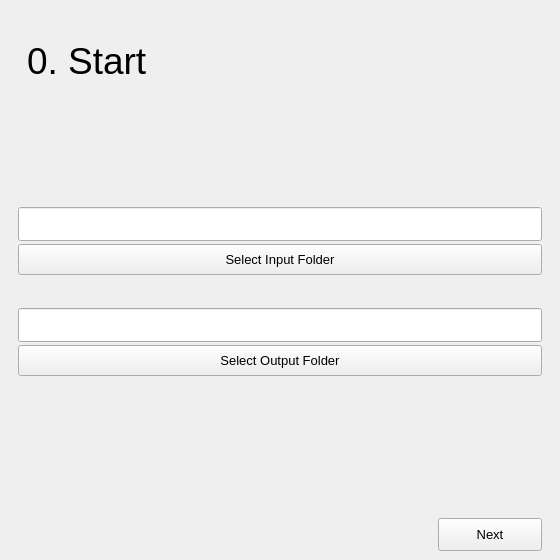
<?xml version="1.0" encoding="UTF-8"?>
<ui version="4.0">
 <class>MainWindow</class>
 <widget class="QMainWindow" name="MainWindow">
  <property name="geometry">
   <rect>
    <x>0</x>
    <y>0</y>
    <width>560</width>
    <height>560</height>
   </rect>
  </property>
  <property name="windowTitle">
   <string>MainWindow</string>
  </property>
  <widget class="QWidget" name="centralwidget">
   <layout class="QVBoxLayout" name="verticalLayout_3">
    <property name="bottomMargin">
     <number>0</number>
    </property>
    <item>
     <widget class="QStackedWidget" name="stackedWidget">
      <property name="minimumSize">
       <size>
        <width>446</width>
        <height>401</height>
       </size>
      </property>
      <property name="maximumSize">
       <size>
        <width>16777215</width>
        <height>16777215</height>
       </size>
      </property>
      <property name="font">
       <font>
        <bold>false</bold>
       </font>
      </property>
      <property name="currentIndex">
       <number>0</number>
      </property>
      <widget class="QWidget" name="Start_0">
       <layout class="QVBoxLayout" name="verticalLayout_2">
        <property name="leftMargin">
         <number>0</number>
        </property>
        <property name="topMargin">
         <number>0</number>
        </property>
        <property name="rightMargin">
         <number>0</number>
        </property>
        <property name="bottomMargin">
         <number>0</number>
        </property>
        <item>
         <widget class="QScrollArea" name="scrollArea_0">
          <property name="minimumSize">
           <size>
            <width>10</width>
            <height>384</height>
           </size>
          </property>
          <property name="frameShape">
           <enum>QFrame::Shape::NoFrame</enum>
          </property>
          <property name="widgetResizable">
           <bool>true</bool>
          </property>
          <widget class="QWidget" name="scrollAreaWidgetContents_0">
           <property name="geometry">
            <rect>
             <x>0</x>
             <y>0</y>
             <width>542</width>
             <height>551</height>
            </rect>
           </property>
           <layout class="QVBoxLayout" name="verticalLayout_5">
            <item>
             <widget class="QFrame" name="frame_top_0">
              <property name="sizePolicy">
               <sizepolicy hsizetype="Expanding" vsizetype="Expanding">
                <horstretch>0</horstretch>
                <verstretch>0</verstretch>
               </sizepolicy>
              </property>
              <property name="frameShape">
               <enum>QFrame::Shape::NoFrame</enum>
              </property>
              <property name="frameShadow">
               <enum>QFrame::Shadow::Raised</enum>
              </property>
              <layout class="QHBoxLayout" name="horizontalLayout_6">
               <property name="leftMargin">
                <number>9</number>
               </property>
               <property name="topMargin">
                <number>18</number>
               </property>
               <property name="rightMargin">
                <number>0</number>
               </property>
               <property name="bottomMargin">
                <number>0</number>
               </property>
               <item>
                <widget class="QFrame" name="frame_top_0a">
                 <property name="sizePolicy">
                  <sizepolicy hsizetype="Expanding" vsizetype="Expanding">
                   <horstretch>0</horstretch>
                   <verstretch>0</verstretch>
                  </sizepolicy>
                 </property>
                 <property name="frameShape">
                  <enum>QFrame::Shape::NoFrame</enum>
                 </property>
                 <property name="frameShadow">
                  <enum>QFrame::Shadow::Raised</enum>
                 </property>
                 <layout class="QHBoxLayout" name="horizontalLayout_7">
                  <property name="leftMargin">
                   <number>0</number>
                  </property>
                  <property name="topMargin">
                   <number>0</number>
                  </property>
                  <property name="rightMargin">
                   <number>0</number>
                  </property>
                  <property name="bottomMargin">
                   <number>0</number>
                  </property>
                  <item>
                   <widget class="QLabel" name="title_0">
                    <property name="minimumSize">
                     <size>
                      <width>120</width>
                      <height>50</height>
                     </size>
                    </property>
                    <property name="font">
                     <font>
                      <family>Segoe UI</family>
                      <pointsize>28</pointsize>
                      <bold>false</bold>
                     </font>
                    </property>
                    <property name="toolTip">
                     <string>&lt;html&gt;&lt;head/&gt;&lt;body&gt;&lt;p&gt;Port models from FE10 to FE9. This app can copy, rename, and edit hex data from Radiant Dawn ymu files for use in Path of Radiance&lt;/p&gt;&lt;/body&gt;&lt;/html&gt;</string>
                    </property>
                    <property name="text">
                     <string>0. Start</string>
                    </property>
                    <property name="alignment">
                     <set>Qt::AlignmentFlag::AlignLeading|Qt::AlignmentFlag::AlignLeft|Qt::AlignmentFlag::AlignVCenter</set>
                    </property>
                    <property name="wordWrap">
                     <bool>true</bool>
                    </property>
                   </widget>
                  </item>
                  <item>
                   <widget class="QFrame" name="frame_top_spacer_0">
                    <property name="sizePolicy">
                     <sizepolicy hsizetype="Expanding" vsizetype="Expanding">
                      <horstretch>4</horstretch>
                      <verstretch>0</verstretch>
                     </sizepolicy>
                    </property>
                    <property name="minimumSize">
                     <size>
                      <width>200</width>
                      <height>0</height>
                     </size>
                    </property>
                    <property name="maximumSize">
                     <size>
                      <width>111</width>
                      <height>71</height>
                     </size>
                    </property>
                    <property name="frameShape">
                     <enum>QFrame::Shape::NoFrame</enum>
                    </property>
                    <property name="frameShadow">
                     <enum>QFrame::Shadow::Raised</enum>
                    </property>
                   </widget>
                  </item>
                 </layout>
                </widget>
               </item>
              </layout>
             </widget>
            </item>
            <item>
             <widget class="QWidget" name="widget_upper_spacer_0" native="true">
              <property name="sizePolicy">
               <sizepolicy hsizetype="Preferred" vsizetype="Preferred">
                <horstretch>0</horstretch>
                <verstretch>0</verstretch>
               </sizepolicy>
              </property>
              <property name="minimumSize">
               <size>
                <width>0</width>
                <height>100</height>
               </size>
              </property>
             </widget>
            </item>
            <item>
             <widget class="QFrame" name="frame_middle_0">
              <property name="sizePolicy">
               <sizepolicy hsizetype="Expanding" vsizetype="Preferred">
                <horstretch>0</horstretch>
                <verstretch>3</verstretch>
               </sizepolicy>
              </property>
              <property name="frameShape">
               <enum>QFrame::Shape::NoFrame</enum>
              </property>
              <property name="frameShadow">
               <enum>QFrame::Shadow::Raised</enum>
              </property>
              <layout class="QVBoxLayout" name="verticalLayout">
               <property name="spacing">
                <number>24</number>
               </property>
               <property name="leftMargin">
                <number>0</number>
               </property>
               <property name="topMargin">
                <number>0</number>
               </property>
               <property name="rightMargin">
                <number>0</number>
               </property>
               <property name="bottomMargin">
                <number>0</number>
               </property>
               <item>
                <widget class="QFrame" name="frame_input_0">
                 <property name="sizePolicy">
                  <sizepolicy hsizetype="Expanding" vsizetype="Expanding">
                   <horstretch>0</horstretch>
                   <verstretch>2</verstretch>
                  </sizepolicy>
                 </property>
                 <property name="layoutDirection">
                  <enum>Qt::LayoutDirection::LeftToRight</enum>
                 </property>
                 <property name="frameShape">
                  <enum>QFrame::Shape::NoFrame</enum>
                 </property>
                 <property name="frameShadow">
                  <enum>QFrame::Shadow::Raised</enum>
                 </property>
                 <layout class="QHBoxLayout" name="horizontalLayout_8">
                  <property name="spacing">
                   <number>3</number>
                  </property>
                  <property name="leftMargin">
                   <number>0</number>
                  </property>
                  <property name="topMargin">
                   <number>9</number>
                  </property>
                  <property name="rightMargin">
                   <number>0</number>
                  </property>
                  <property name="bottomMargin">
                   <number>9</number>
                  </property>
                  <item>
                   <widget class="QFrame" name="frame_input_0a">
                    <property name="sizePolicy">
                     <sizepolicy hsizetype="Expanding" vsizetype="Expanding">
                      <horstretch>1</horstretch>
                      <verstretch>2</verstretch>
                     </sizepolicy>
                    </property>
                    <property name="frameShape">
                     <enum>QFrame::Shape::NoFrame</enum>
                    </property>
                    <property name="frameShadow">
                     <enum>QFrame::Shadow::Raised</enum>
                    </property>
                    <layout class="QVBoxLayout" name="verticalLayout_10">
                     <property name="spacing">
                      <number>3</number>
                     </property>
                     <property name="leftMargin">
                      <number>0</number>
                     </property>
                     <property name="topMargin">
                      <number>0</number>
                     </property>
                     <property name="rightMargin">
                      <number>0</number>
                     </property>
                     <property name="bottomMargin">
                      <number>0</number>
                     </property>
                     <item>
                      <widget class="QLineEdit" name="lineEdit_input_0">
                       <property name="sizePolicy">
                        <sizepolicy hsizetype="Expanding" vsizetype="Expanding">
                         <horstretch>0</horstretch>
                         <verstretch>0</verstretch>
                        </sizepolicy>
                       </property>
                       <property name="minimumSize">
                        <size>
                         <width>391</width>
                         <height>34</height>
                        </size>
                       </property>
                       <property name="maximumSize">
                        <size>
                         <width>16777215</width>
                         <height>34</height>
                        </size>
                       </property>
                       <property name="font">
                        <font>
                         <pointsize>10</pointsize>
                         <bold>false</bold>
                        </font>
                       </property>
                       <property name="text">
                        <string/>
                       </property>
                       <property name="clearButtonEnabled">
                        <bool>true</bool>
                       </property>
                      </widget>
                     </item>
                     <item>
                      <widget class="QPushButton" name="button_input_0">
                       <property name="sizePolicy">
                        <sizepolicy hsizetype="Expanding" vsizetype="Expanding">
                         <horstretch>0</horstretch>
                         <verstretch>2</verstretch>
                        </sizepolicy>
                       </property>
                       <property name="minimumSize">
                        <size>
                         <width>0</width>
                         <height>31</height>
                        </size>
                       </property>
                       <property name="font">
                        <font>
                         <pointsize>10</pointsize>
                         <bold>false</bold>
                        </font>
                       </property>
                       <property name="toolTip">
                        <string>&lt;html&gt;&lt;head/&gt;&lt;body&gt;&lt;p&gt;Choose an input model folder from FE10's ymu folder&lt;/p&gt;&lt;/body&gt;&lt;/html&gt;</string>
                       </property>
                       <property name="text">
                        <string>Select Input Folder</string>
                       </property>
                      </widget>
                     </item>
                    </layout>
                   </widget>
                  </item>
                 </layout>
                </widget>
               </item>
               <item>
                <widget class="QFrame" name="frame_output_0">
                 <property name="sizePolicy">
                  <sizepolicy hsizetype="Expanding" vsizetype="Expanding">
                   <horstretch>0</horstretch>
                   <verstretch>2</verstretch>
                  </sizepolicy>
                 </property>
                 <property name="layoutDirection">
                  <enum>Qt::LayoutDirection::LeftToRight</enum>
                 </property>
                 <property name="frameShape">
                  <enum>QFrame::Shape::NoFrame</enum>
                 </property>
                 <property name="frameShadow">
                  <enum>QFrame::Shadow::Raised</enum>
                 </property>
                 <layout class="QHBoxLayout" name="horizontalLayout_9">
                  <property name="spacing">
                   <number>3</number>
                  </property>
                  <property name="leftMargin">
                   <number>0</number>
                  </property>
                  <property name="topMargin">
                   <number>0</number>
                  </property>
                  <property name="rightMargin">
                   <number>0</number>
                  </property>
                  <property name="bottomMargin">
                   <number>0</number>
                  </property>
                  <item>
                   <widget class="QFrame" name="frame_0_output_a">
                    <property name="sizePolicy">
                     <sizepolicy hsizetype="Expanding" vsizetype="Expanding">
                      <horstretch>1</horstretch>
                      <verstretch>2</verstretch>
                     </sizepolicy>
                    </property>
                    <property name="frameShape">
                     <enum>QFrame::Shape::NoFrame</enum>
                    </property>
                    <property name="frameShadow">
                     <enum>QFrame::Shadow::Raised</enum>
                    </property>
                    <layout class="QVBoxLayout" name="verticalLayout_11">
                     <property name="spacing">
                      <number>3</number>
                     </property>
                     <property name="leftMargin">
                      <number>0</number>
                     </property>
                     <property name="topMargin">
                      <number>0</number>
                     </property>
                     <property name="rightMargin">
                      <number>0</number>
                     </property>
                     <property name="bottomMargin">
                      <number>0</number>
                     </property>
                     <item>
                      <widget class="QLineEdit" name="lineEdit_output_0">
                       <property name="sizePolicy">
                        <sizepolicy hsizetype="Expanding" vsizetype="Expanding">
                         <horstretch>0</horstretch>
                         <verstretch>0</verstretch>
                        </sizepolicy>
                       </property>
                       <property name="minimumSize">
                        <size>
                         <width>391</width>
                         <height>34</height>
                        </size>
                       </property>
                       <property name="maximumSize">
                        <size>
                         <width>16777215</width>
                         <height>39</height>
                        </size>
                       </property>
                       <property name="font">
                        <font>
                         <pointsize>10</pointsize>
                         <bold>false</bold>
                        </font>
                       </property>
                       <property name="text">
                        <string/>
                       </property>
                       <property name="clearButtonEnabled">
                        <bool>true</bool>
                       </property>
                      </widget>
                     </item>
                     <item>
                      <widget class="QPushButton" name="button_output_0">
                       <property name="sizePolicy">
                        <sizepolicy hsizetype="Expanding" vsizetype="Expanding">
                         <horstretch>0</horstretch>
                         <verstretch>2</verstretch>
                        </sizepolicy>
                       </property>
                       <property name="minimumSize">
                        <size>
                         <width>0</width>
                         <height>31</height>
                        </size>
                       </property>
                       <property name="font">
                        <font>
                         <pointsize>10</pointsize>
                         <bold>false</bold>
                        </font>
                       </property>
                       <property name="toolTip">
                        <string>&lt;html&gt;&lt;head/&gt;&lt;body&gt;&lt;p&gt;Select an output folder. This should function as a new FE9 ymu model folder&lt;/p&gt;&lt;/body&gt;&lt;/html&gt;</string>
                       </property>
                       <property name="text">
                        <string>Select Output Folder</string>
                       </property>
                      </widget>
                     </item>
                    </layout>
                   </widget>
                  </item>
                 </layout>
                </widget>
               </item>
              </layout>
             </widget>
            </item>
            <item>
             <widget class="QWidget" name="widget_lower_spacer_0" native="true">
              <property name="sizePolicy">
               <sizepolicy hsizetype="Preferred" vsizetype="Preferred">
                <horstretch>1</horstretch>
                <verstretch>4</verstretch>
               </sizepolicy>
              </property>
              <property name="minimumSize">
               <size>
                <width>0</width>
                <height>100</height>
               </size>
              </property>
             </widget>
            </item>
            <item>
             <widget class="QFrame" name="frame_bottom_0">
              <property name="sizePolicy">
               <sizepolicy hsizetype="Expanding" vsizetype="Expanding">
                <horstretch>0</horstretch>
                <verstretch>1</verstretch>
               </sizepolicy>
              </property>
              <property name="maximumSize">
               <size>
                <width>16777215</width>
                <height>16777215</height>
               </size>
              </property>
              <property name="frameShape">
               <enum>QFrame::Shape::NoFrame</enum>
              </property>
              <property name="frameShadow">
               <enum>QFrame::Shadow::Raised</enum>
              </property>
              <layout class="QHBoxLayout" name="horizontalLayout_10">
               <property name="leftMargin">
                <number>0</number>
               </property>
               <property name="topMargin">
                <number>0</number>
               </property>
               <property name="rightMargin">
                <number>0</number>
               </property>
               <property name="bottomMargin">
                <number>0</number>
               </property>
               <item>
                <widget class="QWidget" name="frame_0_bottom_spacer_n" native="true">
                 <property name="sizePolicy">
                  <sizepolicy hsizetype="Preferred" vsizetype="Preferred">
                   <horstretch>4</horstretch>
                   <verstretch>0</verstretch>
                  </sizepolicy>
                 </property>
                 <property name="maximumSize">
                  <size>
                   <width>16777215</width>
                   <height>50</height>
                  </size>
                 </property>
                </widget>
               </item>
               <item>
                <widget class="QPushButton" name="button_next_0">
                 <property name="sizePolicy">
                  <sizepolicy hsizetype="Preferred" vsizetype="Preferred">
                   <horstretch>1</horstretch>
                   <verstretch>0</verstretch>
                  </sizepolicy>
                 </property>
                 <property name="minimumSize">
                  <size>
                   <width>79</width>
                   <height>24</height>
                  </size>
                 </property>
                 <property name="maximumSize">
                  <size>
                   <width>200</width>
                   <height>16777215</height>
                  </size>
                 </property>
                 <property name="font">
                  <font>
                   <pointsize>10</pointsize>
                   <bold>false</bold>
                  </font>
                 </property>
                 <property name="text">
                  <string>Next</string>
                 </property>
                </widget>
               </item>
              </layout>
             </widget>
            </item>
           </layout>
          </widget>
         </widget>
        </item>
       </layout>
      </widget>
      <widget class="QWidget" name="Port_1">
       <layout class="QVBoxLayout" name="verticalLayout_19">
        <property name="leftMargin">
         <number>0</number>
        </property>
        <property name="topMargin">
         <number>0</number>
        </property>
        <property name="rightMargin">
         <number>0</number>
        </property>
        <property name="bottomMargin">
         <number>0</number>
        </property>
        <item>
         <widget class="QScrollArea" name="scrollArea_1">
          <property name="minimumSize">
           <size>
            <width>10</width>
            <height>384</height>
           </size>
          </property>
          <property name="frameShape">
           <enum>QFrame::Shape::NoFrame</enum>
          </property>
          <property name="widgetResizable">
           <bool>true</bool>
          </property>
          <widget class="QWidget" name="scrollAreaWidgetContents_1">
           <property name="geometry">
            <rect>
             <x>0</x>
             <y>0</y>
             <width>542</width>
             <height>551</height>
            </rect>
           </property>
           <layout class="QVBoxLayout" name="verticalLayout_4">
            <property name="bottomMargin">
             <number>9</number>
            </property>
            <item>
             <widget class="QFrame" name="frame_top_1">
              <property name="sizePolicy">
               <sizepolicy hsizetype="Expanding" vsizetype="Expanding">
                <horstretch>0</horstretch>
                <verstretch>0</verstretch>
               </sizepolicy>
              </property>
              <property name="maximumSize">
               <size>
                <width>16777215</width>
                <height>80</height>
               </size>
              </property>
              <property name="frameShape">
               <enum>QFrame::Shape::NoFrame</enum>
              </property>
              <property name="frameShadow">
               <enum>QFrame::Shadow::Raised</enum>
              </property>
              <layout class="QHBoxLayout" name="horizontalLayout_15">
               <property name="leftMargin">
                <number>0</number>
               </property>
               <property name="topMargin">
                <number>18</number>
               </property>
               <property name="rightMargin">
                <number>0</number>
               </property>
               <property name="bottomMargin">
                <number>9</number>
               </property>
               <item>
                <widget class="QLabel" name="label_src_1">
                 <property name="sizePolicy">
                  <sizepolicy hsizetype="Preferred" vsizetype="Preferred">
                   <horstretch>2</horstretch>
                   <verstretch>0</verstretch>
                  </sizepolicy>
                 </property>
                 <property name="font">
                  <font>
                   <pointsize>28</pointsize>
                   <bold>false</bold>
                  </font>
                 </property>
                 <property name="toolTip">
                  <string>&lt;html&gt;&lt;head/&gt;&lt;body&gt;&lt;p&gt;Use FE10 AnimData to rename animation files from motion_# in FE10 to motion_AZ in FE9&lt;/p&gt;&lt;/body&gt;&lt;/html&gt;</string>
                 </property>
                 <property name="text">
                  <string>Source Folder: </string>
                 </property>
                 <property name="alignment">
                  <set>Qt::AlignmentFlag::AlignLeading|Qt::AlignmentFlag::AlignLeft|Qt::AlignmentFlag::AlignVCenter</set>
                 </property>
                 <property name="wordWrap">
                  <bool>true</bool>
                 </property>
                </widget>
               </item>
              </layout>
             </widget>
            </item>
            <item>
             <widget class="QFrame" name="frame_center_1">
              <property name="sizePolicy">
               <sizepolicy hsizetype="Preferred" vsizetype="Preferred">
                <horstretch>0</horstretch>
                <verstretch>2</verstretch>
               </sizepolicy>
              </property>
              <property name="maximumSize">
               <size>
                <width>16777215</width>
                <height>400</height>
               </size>
              </property>
              <property name="layoutDirection">
               <enum>Qt::LayoutDirection::LeftToRight</enum>
              </property>
              <property name="frameShape">
               <enum>QFrame::Shape::NoFrame</enum>
              </property>
              <property name="frameShadow">
               <enum>QFrame::Shadow::Plain</enum>
              </property>
              <layout class="QGridLayout" name="gridLayout_5">
               <property name="leftMargin">
                <number>0</number>
               </property>
               <property name="topMargin">
                <number>0</number>
               </property>
               <property name="rightMargin">
                <number>0</number>
               </property>
               <property name="bottomMargin">
                <number>9</number>
               </property>
               <item row="0" column="2">
                <widget class="QFrame" name="frame_anim_data_1">
                 <property name="sizePolicy">
                  <sizepolicy hsizetype="Expanding" vsizetype="Expanding">
                   <horstretch>0</horstretch>
                   <verstretch>0</verstretch>
                  </sizepolicy>
                 </property>
                 <property name="minimumSize">
                  <size>
                   <width>50</width>
                   <height>0</height>
                  </size>
                 </property>
                 <property name="frameShape">
                  <enum>QFrame::Shape::NoFrame</enum>
                 </property>
                 <property name="frameShadow">
                  <enum>QFrame::Shadow::Raised</enum>
                 </property>
                 <layout class="QVBoxLayout" name="verticalLayout_17">
                  <property name="spacing">
                   <number>9</number>
                  </property>
                  <property name="sizeConstraint">
                   <enum>QLayout::SizeConstraint::SetNoConstraint</enum>
                  </property>
                  <property name="leftMargin">
                   <number>0</number>
                  </property>
                  <property name="topMargin">
                   <number>5</number>
                  </property>
                  <property name="rightMargin">
                   <number>0</number>
                  </property>
                  <property name="bottomMargin">
                   <number>0</number>
                  </property>
                  <item>
                   <widget class="QLabel" name="label_anim_data_1">
                    <property name="font">
                     <font>
                      <pointsize>10</pointsize>
                      <bold>false</bold>
                     </font>
                    </property>
                    <property name="toolTip">
                     <string>&lt;html&gt;&lt;head/&gt;&lt;body&gt;&lt;p&gt;&lt;br/&gt;&lt;/p&gt;&lt;/body&gt;&lt;/html&gt;</string>
                    </property>
                    <property name="text">
                     <string> Animation Data:</string>
                    </property>
                    <property name="wordWrap">
                     <bool>true</bool>
                    </property>
                   </widget>
                  </item>
                  <item>
                   <widget class="QRadioButton" name="radio_comboBox_1">
                    <property name="toolTip">
                     <string>&lt;html&gt;&lt;head/&gt;&lt;body&gt;&lt;p&gt;Select a ymu folder from the dropdown list to load a vanilla model's AnimData in the textbox. &lt;/p&gt;&lt;/body&gt;&lt;/html&gt;</string>
                    </property>
                    <property name="text">
                     <string> Select model from dropdown</string>
                    </property>
                    <property name="checked">
                     <bool>true</bool>
                    </property>
                   </widget>
                  </item>
                  <item>
                   <widget class="QRadioButton" name="radio_textBox_1">
                    <property name="toolTip">
                     <string>&lt;html&gt;&lt;head/&gt;&lt;body&gt;&lt;p&gt;Input AnimData in the textbox. &lt;/p&gt;&lt;p&gt;This should be 440 or 0x1B8 bytes. You may choose to include or exclude the first 8 bytes&lt;/p&gt;&lt;/body&gt;&lt;/html&gt;</string>
                    </property>
                    <property name="text">
                     <string> Type AnimData in textbox</string>
                    </property>
                   </widget>
                  </item>
                  <item>
                   <widget class="QComboBox" name="comboBox_1">
                    <property name="toolTip">
                     <string/>
                    </property>
                   </widget>
                  </item>
                  <item>
                   <widget class="QTextEdit" name="textEdit_anim_data_1">
                    <property name="toolTip">
                     <string/>
                    </property>
                    <property name="whatsThis">
                     <string>&lt;html&gt;&lt;head/&gt;&lt;body&gt;&lt;p&gt;&lt;br/&gt;&lt;/p&gt;&lt;/body&gt;&lt;/html&gt;</string>
                    </property>
                    <property name="html">
                     <string>&lt;!DOCTYPE HTML PUBLIC &quot;-//W3C//DTD HTML 4.0//EN&quot; &quot;http://www.w3.org/TR/REC-html40/strict.dtd&quot;&gt;
&lt;html&gt;&lt;head&gt;&lt;meta name=&quot;qrichtext&quot; content=&quot;1&quot; /&gt;&lt;meta charset=&quot;utf-8&quot; /&gt;&lt;style type=&quot;text/css&quot;&gt;
p, li { white-space: pre-wrap; }
hr { height: 1px; border-width: 0; }
li.unchecked::marker { content: &quot;\2610&quot;; }
li.checked::marker { content: &quot;\2612&quot;; }
&lt;/style&gt;&lt;/head&gt;&lt;body style=&quot; font-family:'Segoe UI'; font-size:9pt; font-weight:400; font-style:normal;&quot;&gt;
&lt;p style=&quot;-qt-paragraph-type:empty; margin-top:12px; margin-bottom:12px; margin-left:0px; margin-right:0px; -qt-block-indent:0; text-indent:0px;&quot;&gt;&lt;br /&gt;&lt;/p&gt;&lt;/body&gt;&lt;/html&gt;</string>
                    </property>
                    <property name="placeholderText">
                     <string>Input 440 bytes Anim Data</string>
                    </property>
                   </widget>
                  </item>
                  <item>
                   <widget class="QLabel" name="label_anim_data_into_1">
                    <property name="font">
                     <font>
                      <pointsize>9</pointsize>
                      <bold>false</bold>
                     </font>
                    </property>
                    <property name="text">
                     <string>AnimData should be 440 or 0x1B8 bytes. You may choose to exclude the first 8 bytes.</string>
                    </property>
                    <property name="wordWrap">
                     <bool>true</bool>
                    </property>
                   </widget>
                  </item>
                 </layout>
                </widget>
               </item>
               <item row="0" column="3">
                <widget class="QFrame" name="frame_table_1">
                 <property name="sizePolicy">
                  <sizepolicy hsizetype="Minimum" vsizetype="Minimum">
                   <horstretch>0</horstretch>
                   <verstretch>0</verstretch>
                  </sizepolicy>
                 </property>
                 <property name="minimumSize">
                  <size>
                   <width>315</width>
                   <height>0</height>
                  </size>
                 </property>
                 <property name="maximumSize">
                  <size>
                   <width>350</width>
                   <height>16777215</height>
                  </size>
                 </property>
                 <property name="frameShape">
                  <enum>QFrame::Shape::NoFrame</enum>
                 </property>
                 <property name="frameShadow">
                  <enum>QFrame::Shadow::Raised</enum>
                 </property>
                 <layout class="QVBoxLayout" name="verticalLayout_18">
                  <property name="spacing">
                   <number>3</number>
                  </property>
                  <property name="leftMargin">
                   <number>0</number>
                  </property>
                  <property name="topMargin">
                   <number>0</number>
                  </property>
                  <property name="rightMargin">
                   <number>0</number>
                  </property>
                  <property name="bottomMargin">
                   <number>0</number>
                  </property>
                  <item>
                   <widget class="QPushButton" name="button_load_table_1">
                    <property name="sizePolicy">
                     <sizepolicy hsizetype="Fixed" vsizetype="Fixed">
                      <horstretch>0</horstretch>
                      <verstretch>0</verstretch>
                     </sizepolicy>
                    </property>
                    <property name="minimumSize">
                     <size>
                      <width>315</width>
                      <height>0</height>
                     </size>
                    </property>
                    <property name="maximumSize">
                     <size>
                      <width>300</width>
                      <height>16777215</height>
                     </size>
                    </property>
                    <property name="font">
                     <font>
                      <pointsize>10</pointsize>
                      <bold>false</bold>
                     </font>
                    </property>
                    <property name="toolTip">
                     <string>&lt;html&gt;&lt;head/&gt;&lt;body&gt;&lt;p&gt;After loading AnimData, click this button to view what weapon string each weapon number will be renamed to. &lt;/p&gt;&lt;p&gt;This will not finalize the name change.&lt;/p&gt;&lt;/body&gt;&lt;/html&gt;</string>
                    </property>
                    <property name="text">
                     <string>Load / Refresh Table</string>
                    </property>
                   </widget>
                  </item>
                  <item>
                   <widget class="QTableWidget" name="tableW_1">
                    <property name="sizePolicy">
                     <sizepolicy hsizetype="Fixed" vsizetype="Fixed">
                      <horstretch>0</horstretch>
                      <verstretch>0</verstretch>
                     </sizepolicy>
                    </property>
                    <property name="minimumSize">
                     <size>
                      <width>315</width>
                      <height>358</height>
                     </size>
                    </property>
                    <property name="maximumSize">
                     <size>
                      <width>315</width>
                      <height>16777215</height>
                     </size>
                    </property>
                    <property name="font">
                     <font>
                      <pointsize>10</pointsize>
                      <bold>false</bold>
                     </font>
                    </property>
                    <property name="frameShadow">
                     <enum>QFrame::Shadow::Plain</enum>
                    </property>
                    <property name="verticalScrollBarPolicy">
                     <enum>Qt::ScrollBarPolicy::ScrollBarAlwaysOn</enum>
                    </property>
                    <property name="horizontalScrollBarPolicy">
                     <enum>Qt::ScrollBarPolicy::ScrollBarAlwaysOff</enum>
                    </property>
                    <property name="sizeAdjustPolicy">
                     <enum>QAbstractScrollArea::SizeAdjustPolicy::AdjustIgnored</enum>
                    </property>
                    <property name="editTriggers">
                     <set>QAbstractItemView::EditTrigger::NoEditTriggers</set>
                    </property>
                    <property name="alternatingRowColors">
                     <bool>true</bool>
                    </property>
                    <property name="horizontalScrollMode">
                     <enum>QAbstractItemView::ScrollMode::ScrollPerPixel</enum>
                    </property>
                    <property name="rowCount">
                     <number>12</number>
                    </property>
                    <attribute name="horizontalHeaderMinimumSectionSize">
                     <number>140</number>
                    </attribute>
                    <attribute name="horizontalHeaderDefaultSectionSize">
                     <number>140</number>
                    </attribute>
                    <attribute name="verticalHeaderVisible">
                     <bool>true</bool>
                    </attribute>
                    <attribute name="verticalHeaderHighlightSections">
                     <bool>true</bool>
                    </attribute>
                    <row/>
                    <row/>
                    <row/>
                    <row/>
                    <row/>
                    <row/>
                    <row/>
                    <row/>
                    <row/>
                    <row/>
                    <row/>
                    <row/>
                    <column>
                     <property name="text">
                      <string>FE10 Source</string>
                     </property>
                    </column>
                    <column>
                     <property name="text">
                      <string>FE9 Destination</string>
                     </property>
                    </column>
                    <item row="0" column="0">
                     <property name="text">
                      <string/>
                     </property>
                    </item>
                   </widget>
                  </item>
                 </layout>
                </widget>
               </item>
              </layout>
             </widget>
            </item>
            <item>
             <widget class="QFrame" name="frame_lower_spacer_1">
              <property name="sizePolicy">
               <sizepolicy hsizetype="Preferred" vsizetype="Preferred">
                <horstretch>0</horstretch>
                <verstretch>2</verstretch>
               </sizepolicy>
              </property>
              <property name="maximumSize">
               <size>
                <width>16777215</width>
                <height>10</height>
               </size>
              </property>
              <property name="frameShape">
               <enum>QFrame::Shape::NoFrame</enum>
              </property>
              <property name="frameShadow">
               <enum>QFrame::Shadow::Raised</enum>
              </property>
             </widget>
            </item>
            <item>
             <widget class="QFrame" name="frame_bottom_1">
              <property name="sizePolicy">
               <sizepolicy hsizetype="Preferred" vsizetype="Expanding">
                <horstretch>1</horstretch>
                <verstretch>1</verstretch>
               </sizepolicy>
              </property>
              <property name="maximumSize">
               <size>
                <width>16777215</width>
                <height>60</height>
               </size>
              </property>
              <property name="frameShape">
               <enum>QFrame::Shape::NoFrame</enum>
              </property>
              <property name="frameShadow">
               <enum>QFrame::Shadow::Raised</enum>
              </property>
              <layout class="QHBoxLayout" name="horizontalLayout_17">
               <property name="leftMargin">
                <number>0</number>
               </property>
               <property name="topMargin">
                <number>0</number>
               </property>
               <property name="rightMargin">
                <number>0</number>
               </property>
               <property name="bottomMargin">
                <number>0</number>
               </property>
               <item>
                <widget class="QPushButton" name="button_back_1">
                 <property name="sizePolicy">
                  <sizepolicy hsizetype="Preferred" vsizetype="Preferred">
                   <horstretch>1</horstretch>
                   <verstretch>1</verstretch>
                  </sizepolicy>
                 </property>
                 <property name="maximumSize">
                  <size>
                   <width>16777215</width>
                   <height>16777215</height>
                  </size>
                 </property>
                 <property name="font">
                  <font>
                   <pointsize>10</pointsize>
                   <bold>false</bold>
                  </font>
                 </property>
                 <property name="text">
                  <string> Return to Start </string>
                 </property>
                </widget>
               </item>
               <item>
                <widget class="QWidget" name="frame_bottom_spacer_1a" native="true">
                 <property name="sizePolicy">
                  <sizepolicy hsizetype="Preferred" vsizetype="Preferred">
                   <horstretch>3</horstretch>
                   <verstretch>0</verstretch>
                  </sizepolicy>
                 </property>
                 <property name="maximumSize">
                  <size>
                   <width>16777215</width>
                   <height>16777215</height>
                  </size>
                 </property>
                </widget>
               </item>
               <item>
                <widget class="QPushButton" name="button_run_1">
                 <property name="sizePolicy">
                  <sizepolicy hsizetype="Preferred" vsizetype="Preferred">
                   <horstretch>9</horstretch>
                   <verstretch>0</verstretch>
                  </sizepolicy>
                 </property>
                 <property name="maximumSize">
                  <size>
                   <width>314</width>
                   <height>16777215</height>
                  </size>
                 </property>
                 <property name="font">
                  <font>
                   <pointsize>10</pointsize>
                   <bold>false</bold>
                  </font>
                 </property>
                 <property name="toolTip">
                  <string>&lt;html&gt;&lt;head/&gt;&lt;body&gt;&lt;p&gt;Run the rename function. &lt;/p&gt;&lt;p&gt;Some files will be copied and renamed if they are used for more than one weapon.&lt;/p&gt;&lt;/body&gt;&lt;/html&gt;</string>
                 </property>
                 <property name="text">
                  <string>Port Files</string>
                 </property>
                </widget>
               </item>
              </layout>
             </widget>
            </item>
           </layout>
          </widget>
         </widget>
        </item>
       </layout>
      </widget>
     </widget>
    </item>
   </layout>
  </widget>
 </widget>
 <resources/>
 <connections/>
</ui>
